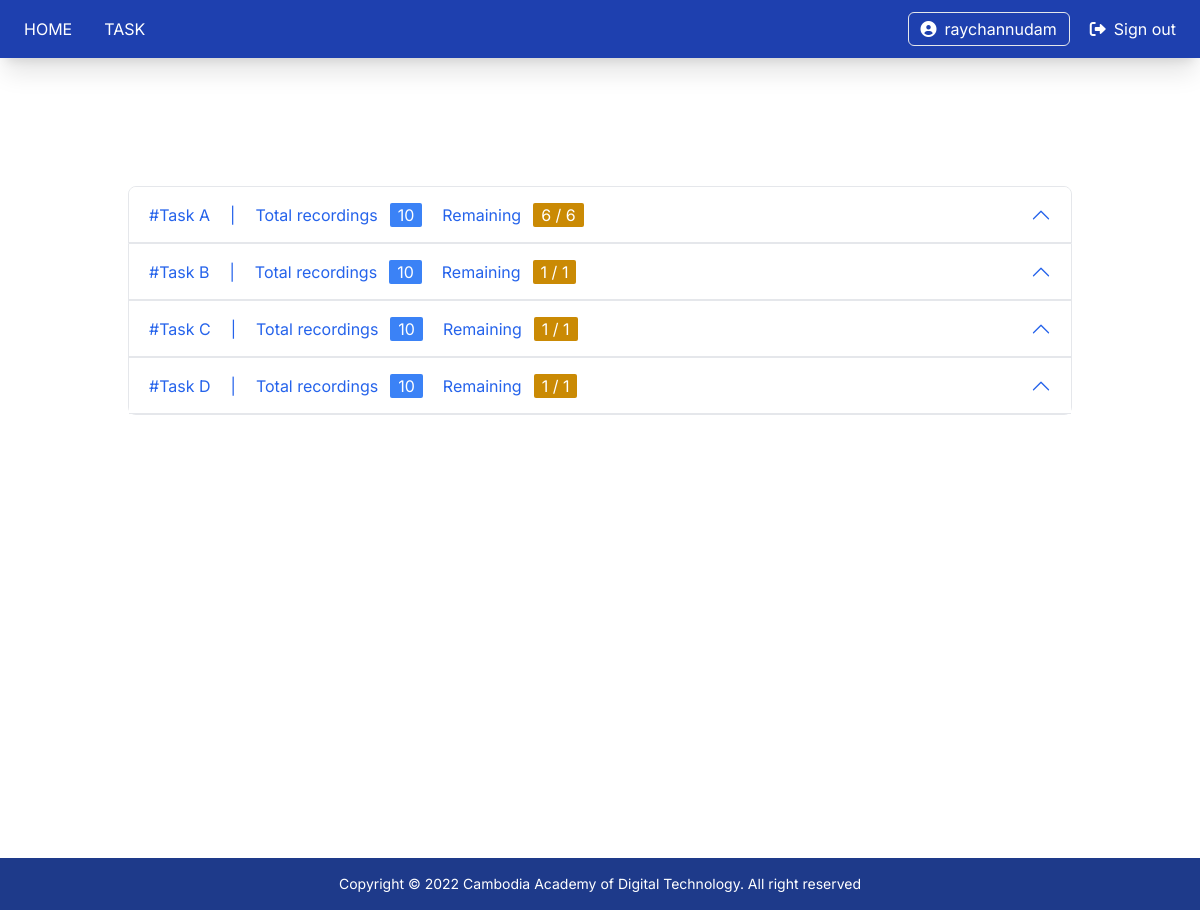
Page /task (signed in) on the committed database.
### src/models/user.py (models this page shows, shortened)
class User (db.Model, UserMixin):
    id = db.Column(db.Integer(), primary_key=True)
    username = db.Column(db.String(), nullable=False, unique=True)
    email = db.Column(db.String(), nullable=False)
    password_hash = db.Column(db.String(), nullable=False, default="password_disable")
    is_active = db.Column(db.Boolean(), nullable=False, default=True)
    created_at = db.Column(db.String(), nullable=False, default=TODAY_DATE_TIME)
    updated_at = db.Column(db.String(), nullable=False, default=TODAY_DATE_TIME)
    @property
    def password(self):
        return self.password
    roles = db.relationship('Role', secondary=user_role, backref='users', lazy=True)
    speaker = db.relationship('Speaker', backref="user", lazy=True, uselist=False)
    tasks = db.relationship('Task', backref='created_by', lazy=True)

### src/models/task.py (models this page shows)
class Task (db.Model):
    id = db.Column(db.Integer(), primary_key=True)
    name = db.Column(db.String(), nullable=False, unique=True)
    description = db.Column(db.String(length=500), nullable=True)
    created_at = db.Column(db.String(), nullable=False, default=TODAY_DATE_TIME)
    updated_at = db.Column(db.String(), nullable=False, default=TODAY_DATE_TIME)
    from src.models import recording
    recordings = db.relationship('Recording', backref='task', lazy=True)
    created_user_id = db.Column(db.Integer(), db.ForeignKey('user.id'), nullable=False)
    record_config_id = db.Column(db.Integer(), db.ForeignKey('record_config.id'), nullable=True)

### src/routes/routes.py (the view)
@app.route('/task')
@login_required
def task_page():
    if current_user.speaker:
        speaker_id = current_user.speaker.id
        tasks = taskController.get_all_task()
        total_recordings = []
        total_remaining_recordings = []
        for task in tasks:
            remaining_recordings = recordingController.getRemainingRecording(
                speaker_id=speaker_id,
                selected_task=task
            )
            total_remaining_recordings.append(len(remaining_recordings))
            total_recordings.append(len(task.recordings))
        return render_template('task.html', tasks=tasks, total_recordings=total_recordings, total_remaining_recordings=total_remaining_recordings)
    return redirect(url_for('speaker_register_page'))

### src/controllers/audio_controller.py (called while the page is built)
    def getAllAudioByUser(self, speakerId):
        audios = audio.Audio.query.filter_by(speaker_id=speakerId)
        audioList = []
        for audioItem in audios:
            audioList.append(audioItem)
        return audioList

### src/controllers/recording_controller.py (called while the page is built)
    def is_existed(self, data):
        req = recording.Recording.query.filter_by(id=data).first()
        req_1 = recording.Recording.query.filter_by(sample_filename=data).first()
        if req:
            return req
        elif req_1:
            return req_1
        else:
            return None

### src/controllers/task_controller.py (called while the page is built)
    def get_all_task(self):
        tasks = task.Task.query.all()
        taskList = []
        for taskItem in tasks:
            taskList.append(taskItem)
        return taskList

### src/models/user.py (called while the page is built)
@login_manager.user_loader
def load_user(user_id):
    return User.query.get(int(user_id))

### src/templates/task.html (shortened to what this page needs)
{% extends 'base.html' %}
{% block content %}
    <div class="min-h-screen">
        <div class="p-32 w-full">
            <div class="accordion" id="accordionExample">
                {% for task in tasks %}
                <div class="accordion-item bg-white border border-gray-200">
                  <h2 class="accordion-header mb-0" id="headingOne">
                    <button class="
                      accordion-button
                      relative
                      flex
                      items-center
                      w-full
                      py-4
                      px-5
                      text-base text-gray-800 text-left
                      bg-white
                      border-0
                      rounded-none
                      transition
                      focus:outline-none
                    " type="button" data-bs-toggle="collapse" data-bs-target="#collapse{{task.id}}" aria-expanded="true"
                      aria-controls="collapseOne">
                      <div class="flex flex-row items-center space-x-5 w-full">
                        <div>
                            #{{task.name}}
                        </div>
                        <div>
                            |
                        </div>
                        <div class="flex flex-row space-x-3 items-center text-w">
                            <div>
                                Total recordings
                            </div>
                            <div class="px-2 bg-blue-500 rounded-sm text-white">
                                10
                            </div>
                        </div>
                        {% if total_remaining_recordings[task.id-1] > 0 %}
                        <div class="flex flex-row space-x-3 items-center text-w">
                            <div>
                                Remaining
                            </div>
                            <div class="px-2 bg-yellow-600 rounded-sm text-white">
                                {{total_remaining_recordings[task.id-1]}} / {{total_recordings[task.id-1]}}
                            </div>
                        </div>
                        {% else %}
                        <div class="px-2 bg-green-600 rounded-sm text-white">
                            Completed
                        </div>
                        {% endif %}
                      </div>
                    </button>
                  </h2>
                </div>
                {% endfor %}
            </div>
        </div>
    </div>
{% endblock %}

### src/templates/includes/navbar.html (shortened to what this page needs)
<div class="sticky">
  <div class="w-screen p-3 px-6 bg-blue-800 text-white shadow-xl">
    <div class="sm:flex flex-row items-center justify-between hidden">
      <div class="flex flex-row space-x-8 items-center">
        <div class="uppercase">
          <h1>
            <a href="{{ url_for('home_page') }}">Home</a>
          </h1>
        </div>
        <div class="uppercase">
          <h1>
            <a href="{{url_for('task_page')}}">Task</a>
          </h1>
        </div>
      </div>
      {% if current_user.is_authenticated %}
        <div class="flex flex-row space-x-5 items-center">
          <div class="flex flex-row space-x-2 items-center border rounded-md px-3 py-1 hover:bg-white hover:text-gray-700">
            <div>
              <i class="fa-solid fa-circle-user"></i>
            </div>
            <div>
              <a href="">{{current_user.username}}</a>
            </div>
          </div>
          <div class="flex-row space-x-2 items-center flex">
            <div>
              <i class="fa-solid fa-right-from-bracket"></i>
            </div>
            <div>
              <a href="{{url_for('signout_page')}}">Sign out</a>
            </div>
          </div>
        </div>
      {% endif %}
    </div>
  </div>
</div>

### rows in the picture
User: username "raychannudam"
Task: name "Task A", total_remaining_recordings "6", total_recordings "6"
Task: name "Task B", total_remaining_recordings "1", total_recordings "1"
Task: name "Task C", created_user "1"
Task: name "Task D", created_user "1"
